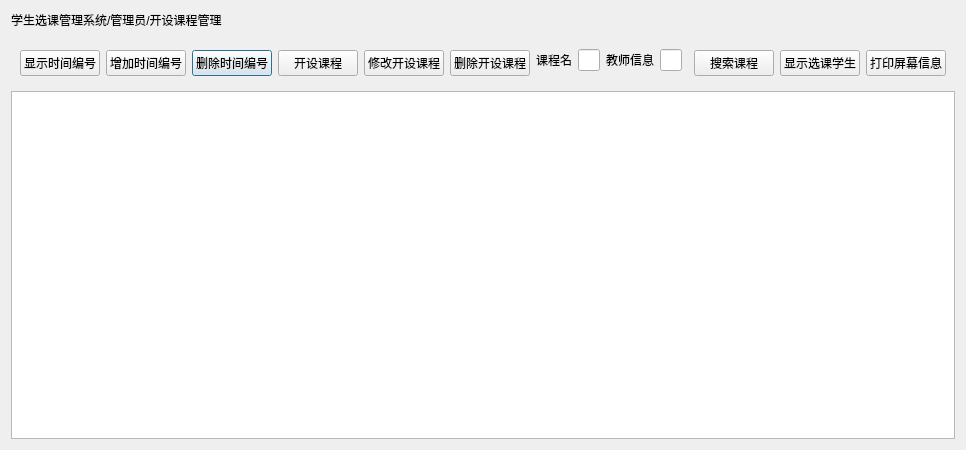
<?xml version="1.0" encoding="UTF-8"?>
<ui version="4.0">
 <class>adcell1_courseSet</class>
 <widget class="QDialog" name="adcell1_courseSet">
  <property name="geometry">
   <rect>
    <x>0</x>
    <y>0</y>
    <width>940</width>
    <height>450</height>
   </rect>
  </property>
  <property name="windowTitle">
   <string>Dialog</string>
  </property>
  <layout class="QGridLayout" name="gridLayout_2">
   <item row="0" column="0">
    <widget class="QLabel" name="lib_title">
     <property name="text">
      <string>学生选课管理系统/管理员/开设课程管理</string>
     </property>
     <property name="name" stdset="0">
      <string>title</string>
     </property>
    </widget>
   </item>
   <item row="1" column="0">
    <widget class="QWidget" name="tool" native="true">
     <layout class="QGridLayout" name="gridLayout">
      <item row="1" column="4">
       <widget class="QPushButton" name="btn_deltime">
        <property name="text">
         <string>删除时间编号</string>
        </property>
        <property name="name" stdset="0">
         <string>btn</string>
        </property>
       </widget>
      </item>
      <item row="1" column="5">
       <widget class="QPushButton" name="btn_courseSet">
        <property name="text">
         <string>开设课程</string>
        </property>
        <property name="name" stdset="0">
         <string>btn</string>
        </property>
       </widget>
      </item>
      <item row="1" column="1">
       <widget class="QPushButton" name="btn_addtime">
        <property name="text">
         <string>增加时间编号</string>
        </property>
        <property name="name" stdset="0">
         <string>btn</string>
        </property>
       </widget>
      </item>
      <item row="0" column="12" rowspan="2">
       <widget class="QLineEdit" name="teacherInfo">
        <property name="name" stdset="0">
         <string>le</string>
        </property>
       </widget>
      </item>
      <item row="0" column="10" rowspan="2">
       <widget class="QLineEdit" name="courSetInfo">
        <property name="name" stdset="0">
         <string>le</string>
        </property>
       </widget>
      </item>
      <item row="1" column="7">
       <widget class="QPushButton" name="btn_updateCourseSet">
        <property name="text">
         <string>修改开设课程</string>
        </property>
        <property name="name" stdset="0">
         <string>btn</string>
        </property>
       </widget>
      </item>
      <item row="1" column="0">
       <widget class="QPushButton" name="btn_searchtime">
        <property name="text">
         <string>显示时间编号</string>
        </property>
        <property name="name" stdset="0">
         <string>btn</string>
        </property>
       </widget>
      </item>
      <item row="0" column="13" rowspan="2" colspan="2">
       <spacer name="horizontalSpacer">
        <property name="orientation">
         <enum>Qt::Horizontal</enum>
        </property>
        <property name="sizeHint" stdset="0">
         <size>
          <width>40</width>
          <height>20</height>
         </size>
        </property>
       </spacer>
      </item>
      <item row="1" column="14">
       <widget class="QPushButton" name="btn_search">
        <property name="text">
         <string>搜索课程</string>
        </property>
        <property name="name" stdset="0">
         <string>btn</string>
        </property>
       </widget>
      </item>
      <item row="1" column="16">
       <widget class="QPushButton" name="btn_print">
        <property name="text">
         <string>打印屏幕信息</string>
        </property>
        <property name="name" stdset="0">
         <string>btn</string>
        </property>
       </widget>
      </item>
      <item row="0" column="9" rowspan="2">
       <widget class="QLabel" name="label">
        <property name="layoutDirection">
         <enum>Qt::LeftToRight</enum>
        </property>
        <property name="text">
         <string>课程名</string>
        </property>
        <property name="alignment">
         <set>Qt::AlignRight|Qt::AlignTrailing|Qt::AlignVCenter</set>
        </property>
        <property name="name" stdset="0">
         <string>lb</string>
        </property>
       </widget>
      </item>
      <item row="0" column="11" rowspan="2">
       <widget class="QLabel" name="label_4">
        <property name="text">
         <string>教师信息</string>
        </property>
        <property name="alignment">
         <set>Qt::AlignRight|Qt::AlignTrailing|Qt::AlignVCenter</set>
        </property>
        <property name="name" stdset="0">
         <string>lb</string>
        </property>
       </widget>
      </item>
      <item row="1" column="15">
       <widget class="QPushButton" name="btn_courseStudent">
        <property name="text">
         <string>显示选课学生</string>
        </property>
        <property name="name" stdset="0">
         <string>btn</string>
        </property>
       </widget>
      </item>
      <item row="1" column="8">
       <widget class="QPushButton" name="btn_delCourSet">
        <property name="text">
         <string>删除开设课程</string>
        </property>
       </widget>
      </item>
     </layout>
    </widget>
   </item>
   <item row="2" column="0">
    <widget class="QTableView" name="tableView">
     <property name="name" stdset="0">
      <string>table</string>
     </property>
    </widget>
   </item>
  </layout>
 </widget>
 <resources/>
 <connections/>
</ui>
